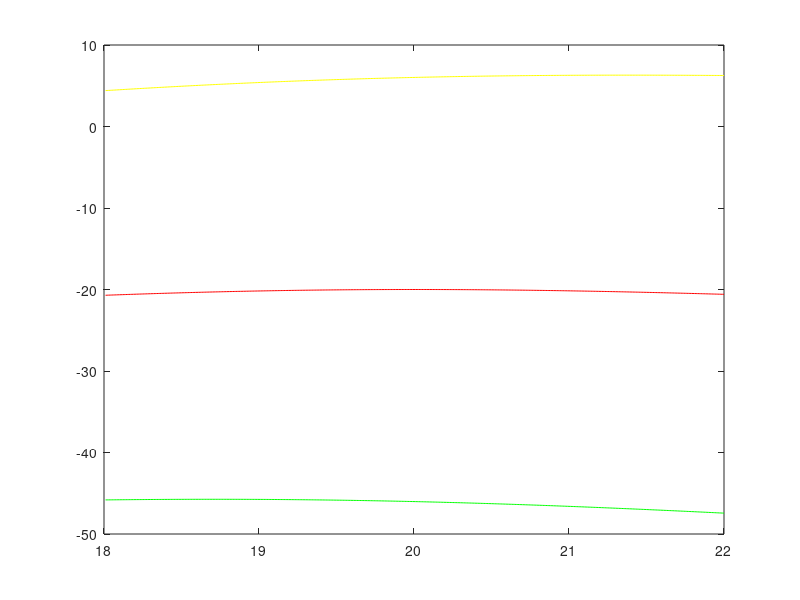

The MATLAB script that drew this image:
w0=20;
sig=input('sigma?: ');
wd=sqrt(w0^2-sig^2);

for n=1:400,
 wn(n)=18+4*n/400;
 w=18+4*n/400;
 z(n)=(sig^2+j*2*sig*w-w^2+wd^2)/(j*w);	% mech z
 zw(n)=(sig^2+j*2*sig*w-w^2+wd^2);      % 1/displacement
 za(n)=(sig^2+j*2*sig*w-w^2+wd^2)/(-w^2);  % 1/accel

end;

figure(1);
plot(wn,20*log10(abs(1./z)),'r');
hold on;
plot(wn,20*log10(abs(1./zw)),'g');
plot(wn,20*log10(abs(1./za)),'y');
hold off;
